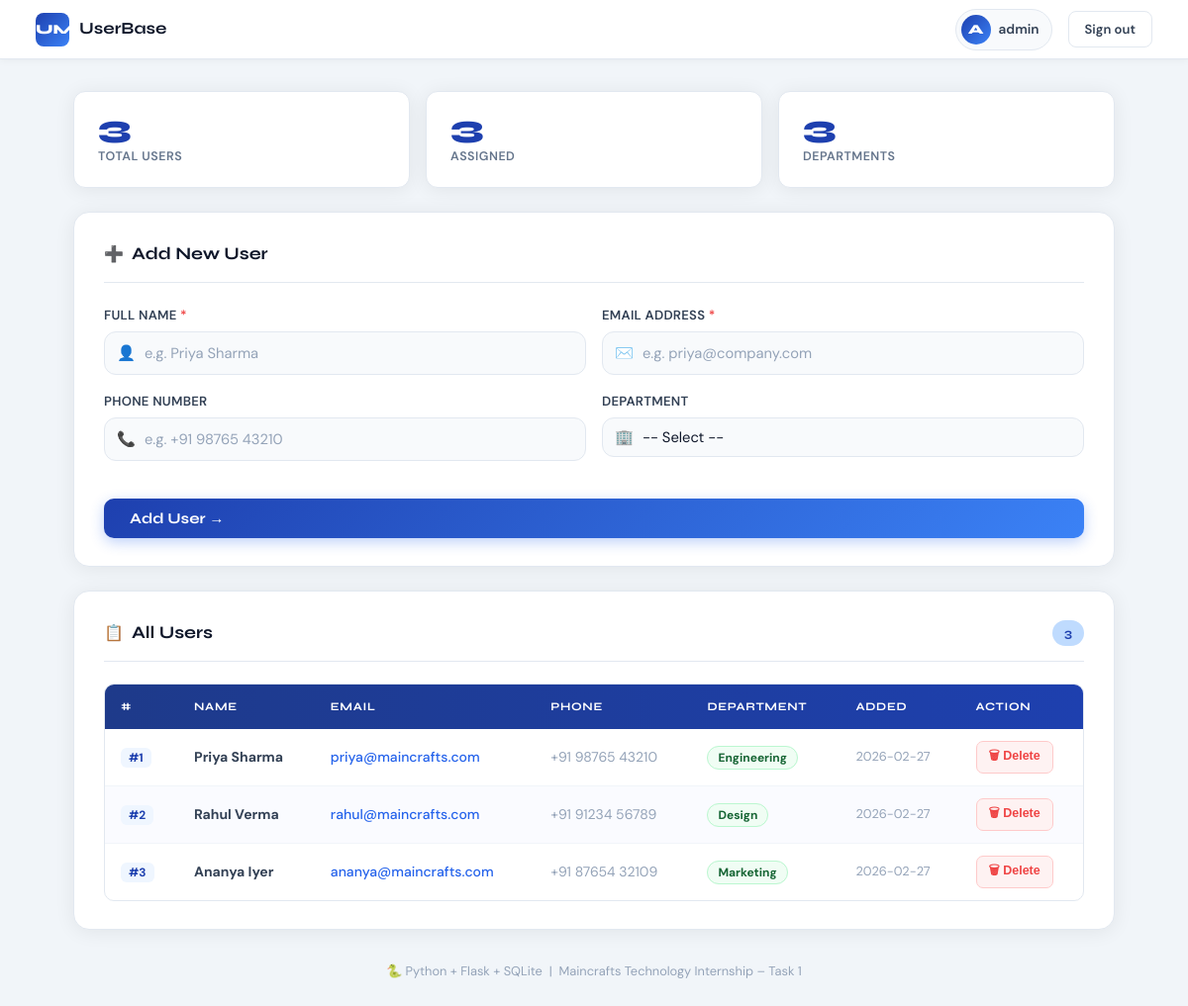
The page / (signed in) on the database its author committed.
### tables this page shows
CREATE TABLE users (
        id INTEGER PRIMARY KEY AUTOINCREMENT,
        name TEXT NOT NULL,
        email TEXT NOT NULL,
        phone TEXT,
        department TEXT,
        created_at TIMESTAMP DEFAULT CURRENT_TIMESTAMP
    );

### app.py (the view, shortened to what this page needs)
@app.route('/', methods=['GET', 'POST'])
@login_required
def index():
    conn = get_db_connection()
    users = conn.execute('SELECT * FROM users ORDER BY created_at DESC').fetchall()
    conn.close()
    return render_template('index.html', users=users)

### app.py (called while the page is built)
def get_db_connection():
    conn = sqlite3.connect(DATABASE)
    conn.row_factory = sqlite3.Row
    return conn

def login_required(f):
    @wraps(f)
    def decorated(*args, **kwargs):
        if 'user_id' not in session:
            flash('Please log in to access this page.', 'warning')
            return redirect(url_for('login'))
        return f(*args, **kwargs)
    return decorated

### templates/index.html (shortened to what this page needs)
<!DOCTYPE html>
<html lang="en">
<head>
    <link rel="stylesheet" href="/static/style.css">
</head>
<body class="dashboard-page">
    <nav class="navbar">
        <div class="nav-brand">
            <div class="brand-mark small">UM</div>
            <span>UserBase</span>
        </div>
        <div class="nav-right">
            <div class="nav-user">
                <div class="nav-avatar">{{ session['username'][0].upper() }}</div>
                <span class="nav-username">{{ session['username'] }}</span>
            </div>
            <a href="/logout" class="btn-logout">Sign out</a>
        </div>
    </nav>
    <div class="dash-container">
        <div class="stats-bar">
            <div class="stat-card">
                <span class="stat-num">{{ users|length }}</span>
                <span class="stat-label">Total Users</span>
            </div>
            <div class="stat-card">
                <span class="stat-num">{{ users|selectattr('department')|list|length }}</span>
                <span class="stat-label">Assigned</span>
            </div>
            <div class="stat-card">
                <span class="stat-num">{{ users|map(attribute='department')|select|unique|list|length }}</span>
                <span class="stat-label">Departments</span>
            </div>
        </div>
        <div class="card">
            <h2 class="card-title">
                <span class="card-icon">➕</span> Add New User
            </h2>
            <form method="POST" action="/" class="dash-form">
                <div class="form-grid">
                    <div class="field">
                        <label>Full Name <span class="req">*</span></label>
                        <div class="input-wrap">
                            <span class="input-icon">👤</span>
                            <input type="text" name="name" placeholder="e.g. Priya Sharma" required>
                        </div>
                    </div>
                    <div class="field">
                        <label>Email Address <span class="req">*</span></label>
                        <div class="input-wrap">
                            <span class="input-icon">✉️</span>
                            <input type="email" name="email" placeholder="e.g. priya@company.com" required>
                        </div>
                    </div>
                    <div class="field">
                        <label>Phone Number</label>
                        <div class="input-wrap">
                            <span class="input-icon">📞</span>
                            <input type="text" name="phone" placeholder="e.g. +91 98765 43210">
                        </div>
                    </div>
                    <div class="field">
                        <label>Department</label>
                        <div class="input-wrap">
                            <span class="input-icon">🏢</span>
                            <select name="department">
                                <option value="">-- Select --</option>
                            </select>
                        </div>
                    </div>
                </div>
                <button type="submit" class="btn-primary">Add User →</button>
            </form>
        </div>
        <div class="card">
            <h2 class="card-title">
                <span class="card-icon">📋</span> All Users
                <span class="count-badge">{{ users|length }}</span>
            </h2>
            {% if users %}
            <div class="table-scroll">
                <table>
                    <thead>
                        <tr>
                            <th>#</th>
                            <th>Name</th>
                            <th>Email</th>
                            <th>Phone</th>
                            <th>Department</th>
                            <th>Added</th>
                            <th>Action</th>
                        </tr>
                    </thead>
                    <tbody>
                        {% for user in users %}
                        <tr>
                            <td><span class="id-tag">#{{ user['id'] }}</span></td>
                            <td><strong>{{ user['name'] }}</strong></td>
                            <td><a href="mailto:{{ user['email'] }}" class="email-link">{{ user['email'] }}</a></td>
                            <td class="muted">{{ user['phone'] or '—' }}</td>
                            <td>
                                {% if user['department'] %}
                                <span class="dept-tag">{{ user['department'] }}</span>
                                {% else %}<span class="muted">—</span>{% endif %}
                            </td>
                            <td class="muted small">{{ user['created_at'][:10] if user['created_at'] else '—' }}</td>
                            <td>
                                <form method="POST" action="/delete/{{ user['id'] }}"
                                      onsubmit="return confirm('Delete {{ user['name'] }}?')">
                                    <button type="submit" class="btn-del">🗑 Delete</button>
                                </form>
                            </td>
                        </tr>
                        {% endfor %}
                    </tbody>
                </table>
            </div>
            {% else %}
            <div class="empty-state">
                <div class="empty-ico">📭</div>
                <p>No users yet — add your first one above!</p>
            </div>
            {% endif %}
        </div>
        <footer class="dash-footer">
            🐍 Python + Flask + SQLite &nbsp;|&nbsp; Maincrafts Technology Internship – Task 1
        </footer>
    </div>
</body>
</html>

### rows shown on the page
users: id "1", name "Priya Sharma", email "priya@maincrafts.com", phone "+91 98765 43210", department "Engineering", created_at "2026-02-27"
users: id "2", name "Rahul Verma", email "rahul@maincrafts.com", phone "+91 91234 56789", department "Design", created_at "2026-02-27"
users: id "3", name "Ananya Iyer", email "ananya@maincrafts.com", phone "+91 87654 32109", department "Marketing", created_at "2026-02-27"

### other values the page prints
{{ session['username'][0].upper() }} "A"
{{ session['username'] }} "admin"
{{ users|length }} "3"
{{ users|selectattr('department')|list|length }} "3"
{{ users|map(attribute='department')|select|unique|list|length }} "3"
